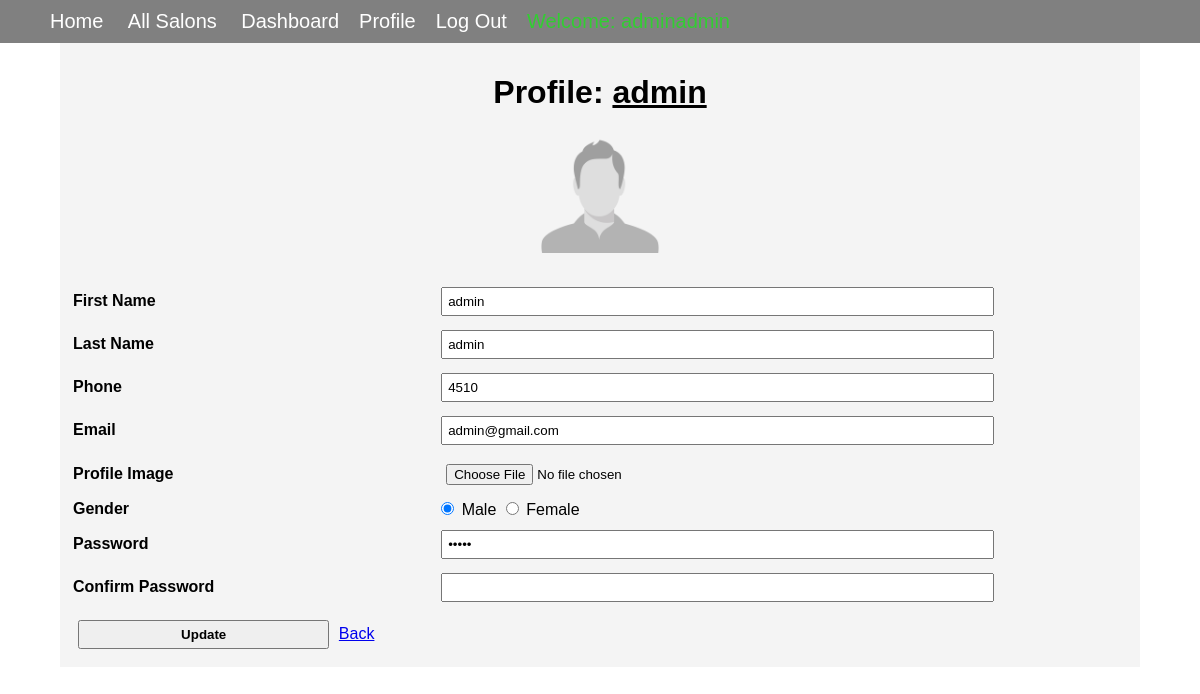
The app's page /admin/profile.php (signed in) with its own data.
### tables this page shows
CREATE TABLE `tbl_user` (
  `user_id` int(11) NOT NULL,
  `first_name` varchar(100) NOT NULL,
  `last_name` varchar(100) NOT NULL,
  `phone` varchar(15) NOT NULL,
  `email` varchar(100) NOT NULL,
  `profile_image` varchar(255) NOT NULL,
  `gender` varchar(6) NOT NULL,
  `password` varchar(100) NOT NULL,
  `role` varchar(20) NOT NULL DEFAULT 'user',
  `join_date` date NOT NULL
);

### admin/profile.php (the view, shortened to what this page needs)
<!DOCTYPE html>
<html>
<head>
    <link rel="stylesheet" type="text/css" href="../include_files/mystyle.css">
</head>
<body>
<?php include_once "../navigation.php"; ?>
<?php
$user_id = $_SESSION['admin_session']['user_id'];
require_once '../database_connection.php';
$sql = "SELECT * FROM tbl_user WHERE user_id = '$user_id'";
$stmt = $conn->prepare($sql);
$stmt->execute();
$row = $stmt->fetch(PDO::FETCH_ASSOC);
?>
<form action="profile_update.php" method="post" enctype="multipart/form-data">
    <div align="center">
        <h1>Profile: <u><?php echo $row['first_name']?></u></h1>
        <img src="<?php echo $row['profile_image']; ?>" width="120">
    </div>
    <br>
    <table border="0">
        <tr>
            <td><input type="hidden" name="user_id" value="<?php echo $row['user_id']?>"></td>
        </tr>
        <tr>
            <td><strong>First Name</strong></td>
            <td><input class="txt_input" type="text" name="firstName" required value="<?php echo $row['first_name']; ?>"></td>
        </tr>
        <tr>
            <td><strong>Last Name</strong></td>
            <td><input class="txt_input" type="text" name="lastName" required="" value="<?php echo $row['last_name']; ?>"></td>
        </tr>
        <tr>
            <td><strong>Phone</strong></td>
            <td><input class="txt_input" type="number" name="phone" required="" value="<?php echo $row['phone']; ?>"></td>
        </tr>
        <tr>
            <td><strong>Email</strong></td>
            <td><input class="txt_input" type="text" name="email" required="" value="<?php echo $row['email']; ?>"></td>
        </tr>
        <tr>
            <td><strong>Profile Image</strong></td>
            <td><input class="txt_input" type="file" name="profileImage" required=""></td>
        </tr>
        <tr>
            <td><strong>Gender</strong></td>
            <td>
                <input type="radio" name="gender" value="male" checked> Male
                <input type="radio" name="gender" value="female"> Female
            </td>
        </tr>
        <tr>
            <td><strong>Password</strong></td>
            <td><input class="txt_input" type="password" name="password" required="" value="<?php echo $row['password']; ?>"></td>
        </tr>
        <tr>
            <td><strong>Confirm Password</strong></td>
            <td><input class="txt_input" type="password" name="confirmPassword" required=""></td>
        </tr>
        <tr>
            <td>
                <button type="submit" name="submit">Update</button>
                <a href="../index.php">Back</a>
            </td>
        </tr>
    </table>
</form>
</body>
</html>

### include_files/mystyle.css (style rules this page uses)
body { font-family: sans-serif; margin: 0; }
* { box-sizing: border-box; }

### admin/profile.php (style rules this page uses)
form { padding: 10px; background-color: #d3d3d340; width: 90%; margin: 0 auto; }
table { width: 100%; }
.txt_input { padding: 5px; margin: 5px; width: 80%; }
button { padding: 5px; margin: 5px; width: 70%; font-weight: bold; }

### records on screen
tbl_user: first_name "admin", profile_image (placeholder picture), firstName "admin", lastName "admin", phone "4510", email "admin@gmail.com"
